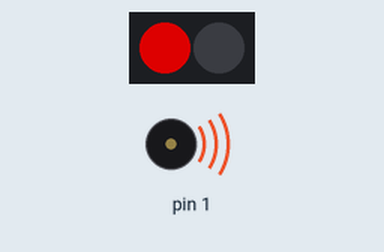
This sketch was run on a simulated Arduino Uno, built with avr-gcc and run on an emulated ATmega328P. On the bench: 2 RGB LEDs in strip order, left to right, buzzer (waves = sounding). Dim RGB values are drawn brighter than linear.

Above: at 0.2 s.
At 0.7 s:
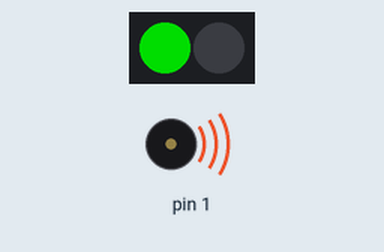
At 2.7 s:
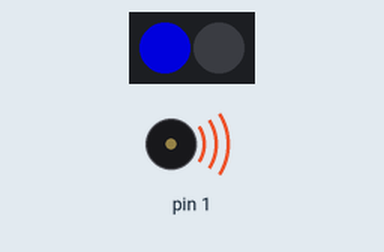
Timing chart, 0 to 3.5 s (numbered marks = the images above):
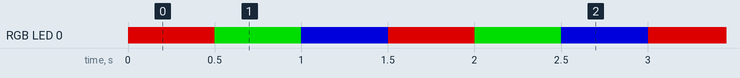

The sketch:

LED_13.12.2023.ino
```cpp
#include <Adafruit_NeoPixel.h>

#define PIN        18
#define NUMPIXELS 2

Adafruit_NeoPixel pixels(NUMPIXELS, PIN, NEO_GRB + NEO_KHZ800);
#define DELAYVAL 500


void setup() {
  pinMode(1, OUTPUT);
  pixels.begin();
  pixels.clear();
  tone(1, 300);
}

void loop() {

    pixels.setPixelColor(0, pixels.Color(150, 0, 0));
    pixels.show();
    delay(DELAYVAL);

    pixels.setPixelColor(0, pixels.Color(0, 150, 0));
    pixels.show();
    delay(DELAYVAL);

    pixels.setPixelColor(0, pixels.Color(0, 0, 150));
    pixels.show();
    delay(DELAYVAL);

}
```

Measured:
- by itself, RGB LED 0: repeats every 1.5 s: RGB(0, 150, 0) 0.50 s, RGB(0, 0, 150) 0.50 s, RGB(150, 0, 0) 0.50 s
- by itself, everything shown: repeats every 1.5 s, in 3 steps
